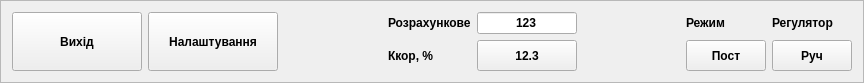
    <widget class="QFrame" name="frame_Buttons">
     <property name="sizePolicy">
      <sizepolicy hsizetype="Expanding" vsizetype="Fixed">
       <horstretch>0</horstretch>
       <verstretch>0</verstretch>
      </sizepolicy>
     </property>
     <property name="maximumSize">
      <size>
       <width>16777215</width>
       <height>83</height>
      </size>
     </property>
     <property name="frameShape">
      <enum>QFrame::StyledPanel</enum>
     </property>
     <property name="frameShadow">
      <enum>QFrame::Raised</enum>
     </property>
     <layout class="QGridLayout" name="gridLayout_8">
      <item row="0" column="3">
       <widget class="QLabel" name="labelSPR_1">
        <property name="font">
         <font>
          <weight>75</weight>
          <bold>true</bold>
         </font>
        </property>
        <property name="text">
         <string>Розрахункове</string>
        </property>
       </widget>
      </item>
      <item row="0" column="2" rowspan="2">
       <spacer name="horizontalSpacer_5">
        <property name="orientation">
         <enum>Qt::Horizontal</enum>
        </property>
        <property name="sizeHint" stdset="0">
         <size>
          <width>104</width>
          <height>58</height>
         </size>
        </property>
       </spacer>
      </item>
      <item row="1" column="3">
       <widget class="QLabel" name="labelKkor">
        <property name="font">
         <font>
          <weight>75</weight>
          <bold>true</bold>
         </font>
        </property>
        <property name="text">
         <string>Ккор, %</string>
        </property>
       </widget>
      </item>
      <item row="0" column="7">
       <widget class="QLabel" name="label_AM">
        <property name="sizePolicy">
         <sizepolicy hsizetype="Preferred" vsizetype="Maximum">
          <horstretch>0</horstretch>
          <verstretch>0</verstretch>
         </sizepolicy>
        </property>
        <property name="font">
         <font>
          <weight>75</weight>
          <bold>true</bold>
         </font>
        </property>
        <property name="text">
         <string>Регулятор</string>
        </property>
       </widget>
      </item>
      <item row="0" column="4">
       <widget class="QLineEdit" name="leSPR_1">
        <property name="sizePolicy">
         <sizepolicy hsizetype="Preferred" vsizetype="Fixed">
          <horstretch>0</horstretch>
          <verstretch>0</verstretch>
         </sizepolicy>
        </property>
        <property name="maximumSize">
         <size>
          <width>100</width>
          <height>16777215</height>
         </size>
        </property>
        <property name="font">
         <font>
          <weight>75</weight>
          <bold>true</bold>
         </font>
        </property>
        <property name="whatsThis">
         <string>Розрахункове завдання</string>
        </property>
        <property name="text">
         <string>123</string>
        </property>
        <property name="alignment">
         <set>Qt::AlignCenter</set>
        </property>
       </widget>
      </item>
      <item row="0" column="5" rowspan="2">
       <spacer name="horizontalSpacer_6">
        <property name="orientation">
         <enum>Qt::Horizontal</enum>
        </property>
        <property name="sizeHint" stdset="0">
         <size>
          <width>103</width>
          <height>58</height>
         </size>
        </property>
       </spacer>
      </item>
      <item row="0" column="6">
       <widget class="QLabel" name="labelRej">
        <property name="sizePolicy">
         <sizepolicy hsizetype="Preferred" vsizetype="Maximum">
          <horstretch>0</horstretch>
          <verstretch>0</verstretch>
         </sizepolicy>
        </property>
        <property name="font">
         <font>
          <weight>75</weight>
          <bold>true</bold>
         </font>
        </property>
        <property name="text">
         <string>Режим</string>
        </property>
       </widget>
      </item>
      <item row="1" column="7">
       <widget class="QPushButton" name="cbAM">
        <property name="sizePolicy">
         <sizepolicy hsizetype="Preferred" vsizetype="MinimumExpanding">
          <horstretch>0</horstretch>
          <verstretch>0</verstretch>
         </sizepolicy>
        </property>
        <property name="font">
         <font>
          <weight>75</weight>
          <bold>true</bold>
         </font>
        </property>
        <property name="text">
         <string>Руч</string>
        </property>
       </widget>
      </item>
      <item row="1" column="6">
       <widget class="QPushButton" name="cbRej">
        <property name="sizePolicy">
         <sizepolicy hsizetype="Preferred" vsizetype="MinimumExpanding">
          <horstretch>0</horstretch>
          <verstretch>0</verstretch>
         </sizepolicy>
        </property>
        <property name="font">
         <font>
          <weight>75</weight>
          <bold>true</bold>
         </font>
        </property>
        <property name="text">
         <string>Пост</string>
        </property>
       </widget>
      </item>
      <item row="1" column="4">
       <widget class="QPushButton" name="sbKkor">
        <property name="sizePolicy">
         <sizepolicy hsizetype="Minimum" vsizetype="MinimumExpanding">
          <horstretch>0</horstretch>
          <verstretch>0</verstretch>
         </sizepolicy>
        </property>
        <property name="font">
         <font>
          <weight>75</weight>
          <bold>true</bold>
         </font>
        </property>
        <property name="text">
         <string>12.3</string>
        </property>
       </widget>
      </item>
      <item row="0" column="0" rowspan="2">
       <widget class="QPushButton" name="Exit">
        <property name="sizePolicy">
         <sizepolicy hsizetype="Preferred" vsizetype="Preferred">
          <horstretch>0</horstretch>
          <verstretch>0</verstretch>
         </sizepolicy>
        </property>
        <property name="minimumSize">
         <size>
          <width>130</width>
          <height>0</height>
         </size>
        </property>
        <property name="maximumSize">
         <size>
          <width>130</width>
          <height>16777215</height>
         </size>
        </property>
        <property name="font">
         <font>
          <weight>75</weight>
          <bold>true</bold>
         </font>
        </property>
        <property name="whatsThis">
         <string>Кнопка закриття панелі регулятора</string>
        </property>
        <property name="text">
         <string>Вихід</string>
        </property>
       </widget>
      </item>
      <item row="0" column="1" rowspan="2">
       <widget class="QPushButton" name="Setting">
        <property name="sizePolicy">
         <sizepolicy hsizetype="Preferred" vsizetype="Preferred">
          <horstretch>0</horstretch>
          <verstretch>0</verstretch>
         </sizepolicy>
        </property>
        <property name="minimumSize">
         <size>
          <width>130</width>
          <height>0</height>
         </size>
        </property>
        <property name="maximumSize">
         <size>
          <width>130</width>
          <height>16777215</height>
         </size>
        </property>
        <property name="font">
         <font>
          <weight>75</weight>
          <bold>true</bold>
         </font>
        </property>
        <property name="whatsThis">
         <string>Кнопка доступу до налаштувань регулятора</string>
        </property>
        <property name="text">
         <string>Налаштування</string>
        </property>
        <property name="checkable">
         <bool>true</bool>
        </property>
        <property name="checked">
         <bool>false</bool>
        </property>
        <property name="autoDefault">
         <bool>true</bool>
        </property>
        <property name="default">
         <bool>false</bool>
        </property>
        <property name="flat">
         <bool>false</bool>
        </property>
       </widget>
      </item>
     </layout>
    </widget>
